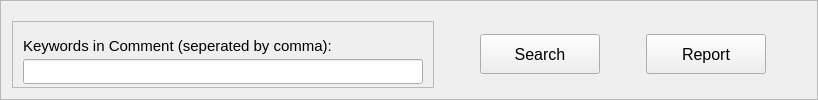
                           <widget class="QFrame" name="frame_24">
                            <property name="maximumSize">
                             <size>
                              <width>16777215</width>
                              <height>16777215</height>
                             </size>
                            </property>
                            <property name="frameShape">
                             <enum>QFrame::StyledPanel</enum>
                            </property>
                            <property name="frameShadow">
                             <enum>QFrame::Raised</enum>
                            </property>
                            <layout class="QHBoxLayout" name="horizontalLayout_33">
                             <property name="topMargin">
                              <number>20</number>
                             </property>
                             <item>
                              <widget class="QFrame" name="frame_32">
                               <property name="minimumSize">
                                <size>
                                 <width>0</width>
                                 <height>0</height>
                                </size>
                               </property>
                               <property name="frameShape">
                                <enum>QFrame::StyledPanel</enum>
                               </property>
                               <property name="frameShadow">
                                <enum>QFrame::Raised</enum>
                               </property>
                               <layout class="QVBoxLayout" name="verticalLayout_26">
                                <property name="spacing">
                                 <number>0</number>
                                </property>
                                <property name="leftMargin">
                                 <number>10</number>
                                </property>
                                <property name="topMargin">
                                 <number>10</number>
                                </property>
                                <property name="rightMargin">
                                 <number>10</number>
                                </property>
                                <property name="bottomMargin">
                                 <number>0</number>
                                </property>
                                <item>
                                 <widget class="QLabel" name="review_keyword_lbl">
                                  <property name="minimumSize">
                                   <size>
                                    <width>400</width>
                                    <height>25</height>
                                   </size>
                                  </property>
                                  <property name="maximumSize">
                                   <size>
                                    <width>400</width>
                                    <height>25</height>
                                   </size>
                                  </property>
                                  <property name="font">
                                   <font>
                                    <pointsize>11</pointsize>
                                   </font>
                                  </property>
                                  <property name="text">
                                   <string>Keywords in Comment (seperated by comma):</string>
                                  </property>
                                  <property name="alignment">
                                   <set>Qt::AlignLeading|Qt::AlignLeft|Qt::AlignVCenter</set>
                                  </property>
                                 </widget>
                                </item>
                                <item>
                                 <widget class="QLineEdit" name="review_keyword_txt">
                                  <property name="minimumSize">
                                   <size>
                                    <width>0</width>
                                    <height>25</height>
                                   </size>
                                  </property>
                                  <property name="maximumSize">
                                   <size>
                                    <width>16777215</width>
                                    <height>25</height>
                                   </size>
                                  </property>
                                  <property name="font">
                                   <font>
                                    <pointsize>11</pointsize>
                                    <italic>false</italic>
                                    <bold>false</bold>
                                   </font>
                                  </property>
                                  <property name="styleSheet">
                                   <string notr="true"/>
                                  </property>
                                  <property name="text">
                                   <string/>
                                  </property>
                                  <property name="alignment">
                                   <set>Qt::AlignLeading|Qt::AlignLeft|Qt::AlignVCenter</set>
                                  </property>
                                 </widget>
                                </item>
                               </layout>
                              </widget>
                             </item>
                             <item>
                              <widget class="QFrame" name="frame_44">
                               <property name="minimumSize">
                                <size>
                                 <width>200</width>
                                 <height>60</height>
                                </size>
                               </property>
                               <property name="maximumSize">
                                <size>
                                 <width>16777215</width>
                                 <height>60</height>
                                </size>
                               </property>
                               <property name="frameShape">
                                <enum>QFrame::NoFrame</enum>
                               </property>
                               <property name="frameShadow">
                                <enum>QFrame::Raised</enum>
                               </property>
                               <layout class="QHBoxLayout" name="horizontalLayout_51">
                                <property name="leftMargin">
                                 <number>0</number>
                                </property>
                                <property name="topMargin">
                                 <number>10</number>
                                </property>
                                <property name="rightMargin">
                                 <number>0</number>
                                </property>
                                <property name="bottomMargin">
                                 <number>10</number>
                                </property>
                                <item>
                                 <spacer name="horizontalSpacer_16">
                                  <property name="orientation">
                                   <enum>Qt::Horizontal</enum>
                                  </property>
                                  <property name="sizeHint" stdset="0">
                                   <size>
                                    <width>40</width>
                                    <height>20</height>
                                   </size>
                                  </property>
                                 </spacer>
                                </item>
                                <item>
                                 <widget class="QPushButton" name="review_search_btn">
                                  <property name="minimumSize">
                                   <size>
                                    <width>120</width>
                                    <height>40</height>
                                   </size>
                                  </property>
                                  <property name="maximumSize">
                                   <size>
                                    <width>120</width>
                                    <height>40</height>
                                   </size>
                                  </property>
                                  <property name="font">
                                   <font>
                                    <pointsize>12</pointsize>
                                   </font>
                                  </property>
                                  <property name="text">
                                   <string>Search</string>
                                  </property>
                                  <property name="iconSize">
                                   <size>
                                    <width>24</width>
                                    <height>24</height>
                                   </size>
                                  </property>
                                 </widget>
                                </item>
                                <item>
                                 <spacer name="horizontalSpacer_13">
                                  <property name="orientation">
                                   <enum>Qt::Horizontal</enum>
                                  </property>
                                  <property name="sizeHint" stdset="0">
                                   <size>
                                    <width>40</width>
                                    <height>20</height>
                                   </size>
                                  </property>
                                 </spacer>
                                </item>
                                <item>
                                 <widget class="QPushButton" name="review_report_btn">
                                  <property name="minimumSize">
                                   <size>
                                    <width>120</width>
                                    <height>40</height>
                                   </size>
                                  </property>
                                  <property name="maximumSize">
                                   <size>
                                    <width>120</width>
                                    <height>40</height>
                                   </size>
                                  </property>
                                  <property name="font">
                                   <font>
                                    <pointsize>12</pointsize>
                                   </font>
                                  </property>
                                  <property name="text">
                                   <string>Report</string>
                                  </property>
                                  <property name="iconSize">
                                   <size>
                                    <width>24</width>
                                    <height>24</height>
                                   </size>
                                  </property>
                                 </widget>
                                </item>
                                <item>
                                 <spacer name="horizontalSpacer_17">
                                  <property name="orientation">
                                   <enum>Qt::Horizontal</enum>
                                  </property>
                                  <property name="sizeHint" stdset="0">
                                   <size>
                                    <width>40</width>
                                    <height>20</height>
                                   </size>
                                  </property>
                                 </spacer>
                                </item>
                               </layout>
                              </widget>
                             </item>
                            </layout>
                           </widget>
